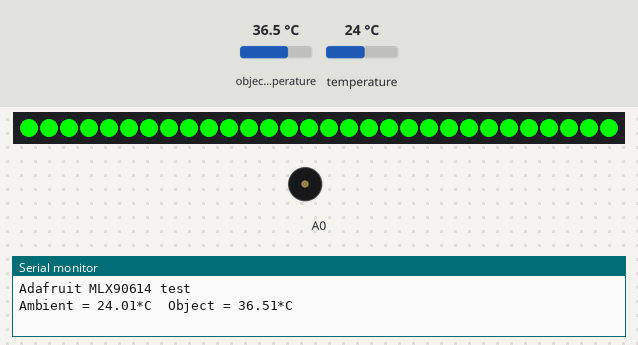
Bench run of a sketch on a simulated Arduino Uno, built with avr-gcc and run on an emulated ATmega328P. Shown: 30 RGB LEDs in strip order, left to right, buzzer (waves = sounding), the last lines printed to the serial monitor. The test bench sets the inputs (shaded band); at power-on: object temperature 36.5 °C, temperature 24 °C.

Above: at 1.2 s.
1.3 s: object temperature set to 33.4 °C
4.2 s: object temperature set to 32.7 °C
At 6.4 s:
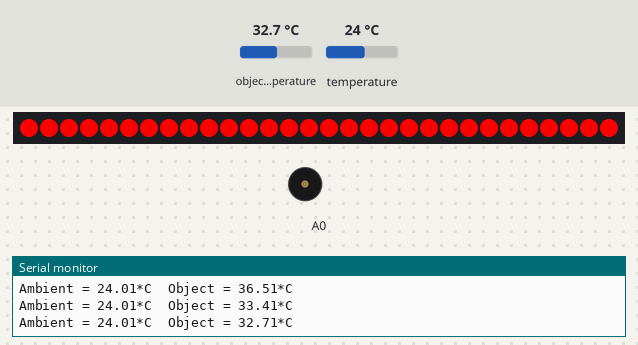
11.1 s: object temperature set to 39 °C
At 15.5 s:
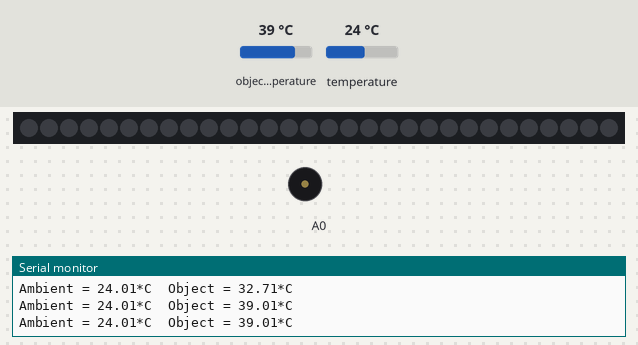
18.0 s: object temperature set to 26 °C
At 18.46 s:
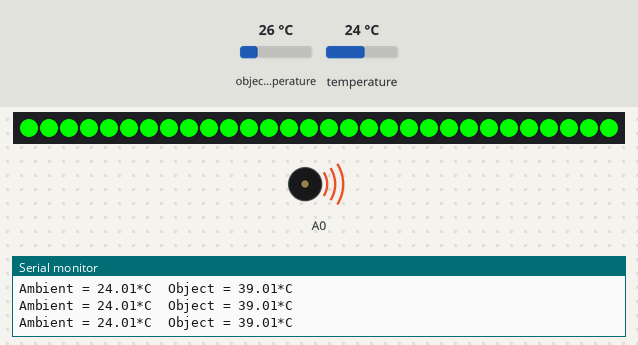
Timing chart, 0 to 21.0 s (numbered marks = the images above; inputs shaded):
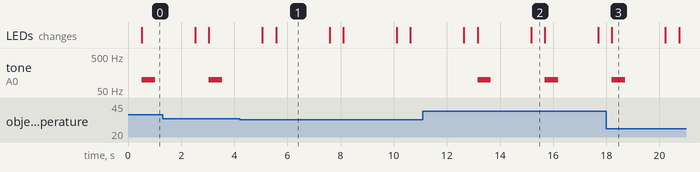

The sketch:

smart_mask.ino
```cpp
#include <Adafruit_DotStar.h>
#include <SPI.h>         // COMMENT OUT THIS LINE FOR GEMMA OR TRINKET
#include <Wire.h>
#include <Adafruit_MLX90614.h>

#define NUMPIXELS 30 // Number of LEDs in strip


Adafruit_MLX90614 mlx = Adafruit_MLX90614();
Adafruit_DotStar strip(NUMPIXELS, DOTSTAR_BRG);

void setup() {

  Serial.begin(9600);
  Serial.println("Adafruit MLX90614 test");
  mlx.begin();
  strip.begin(); // Initialize pins for output
  strip.show();  // Turn all LEDs off ASAP
}


void loop() {
  float temp = mlx.readObjectTempC() + 5;
  uint32_t color = 0xFF0000;
  Serial.print("Ambient = "); Serial.print(mlx.readAmbientTempC());
  Serial.print("*C\tObject = "); Serial.print(mlx.readObjectTempC()); Serial.println("*C");
  delay(500);
  Serial.println();

  if(temp < 38 && temp >= 31){
    normalTemp();
    } else if(temp >= 38) {
        abnormalTemp();
    }
}

void normalTemp(){
  uint32_t color = 0xFF0000;
  for(int i = 0; i < 31; i++){
      strip.setPixelColor(i, color);
      strip.show();
    }
      delay(2000);
      turnOff();
}

void abnormalTemp(){
  uint32_t color = 0x00FF00;
  for(int i = 0; i < 31; i++){
      strip.setPixelColor(i, color);
      strip.show();
    }
      //digitalWrite(buzzer,HIGH);
      tone(A0, 100, 500);
      delay(2000);
      //digitalWrite(buzzer,LOW);
      turnOff();
}

void turnOff(){
  uint32_t color = 0x000000;
  for(int i = 0; i < 31; i++){
      strip.setPixelColor(i, color);
      strip.show();
    }
}
```

Measured:
- the behaviour switches between 33 and 32.9 °C on object temperature (found by bisection; images 0 and 1)
- after the input at 4.2 s, tone on A0: stops changing and stays silent; the LEDs: first differ from a run without the input after 1.4 s (image 1)
- after the input at 11.1 s, tone on A0: alternates 100 Hz for 0.50 s and silent for 2.0 s, starting after 2.1 s; the LEDs: first differ from a run without the input after 2.1 s (image 2 shows a later state)
- after the input at 18.0 s, tone on A0: goes on until 18.7 s, then stays silent
- what the display in image 1 shows lasts 2.0 s, from 5.6 s to 7.6 s
- what the display in image 2 shows lasts 0.5 s, from 15.2 s to 15.7 s
